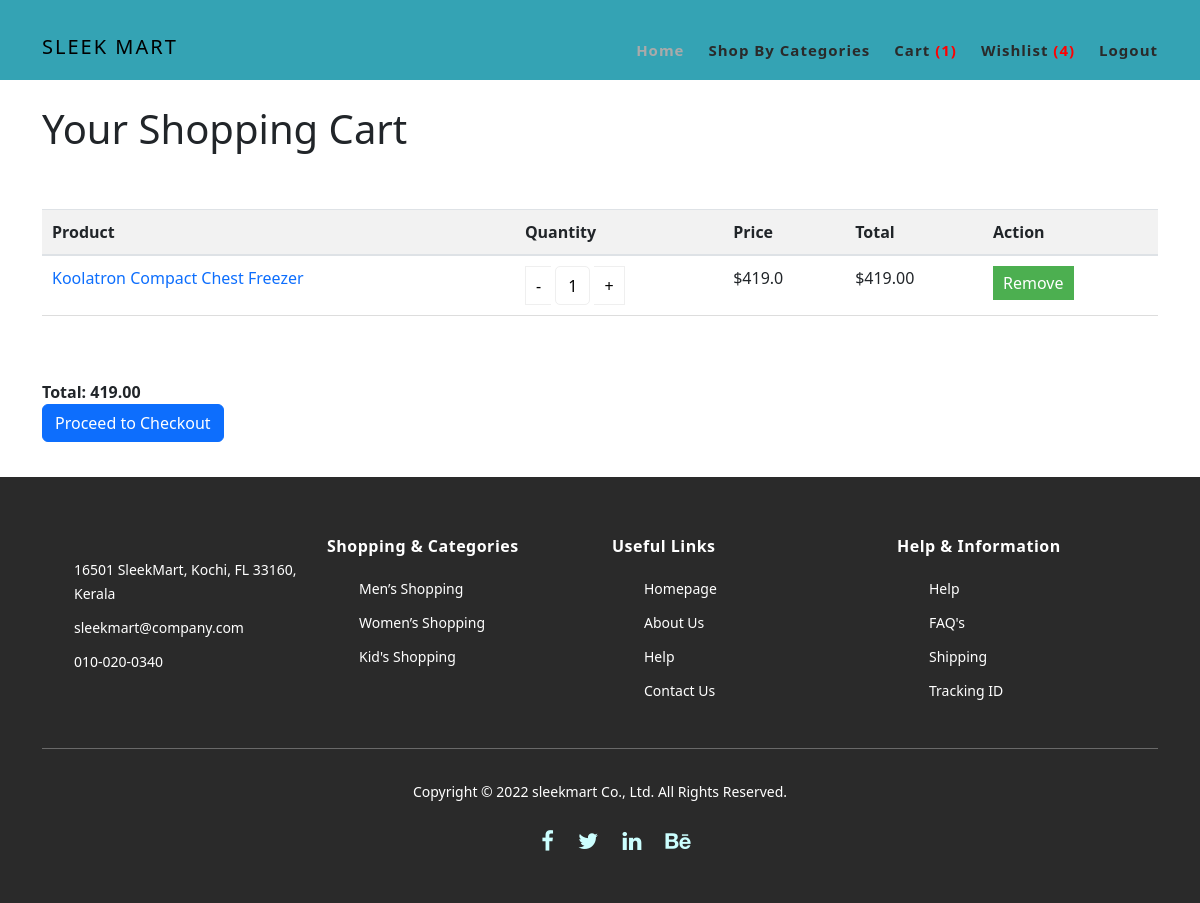
Page /cart_details/ (signed in) on the earlier database version.
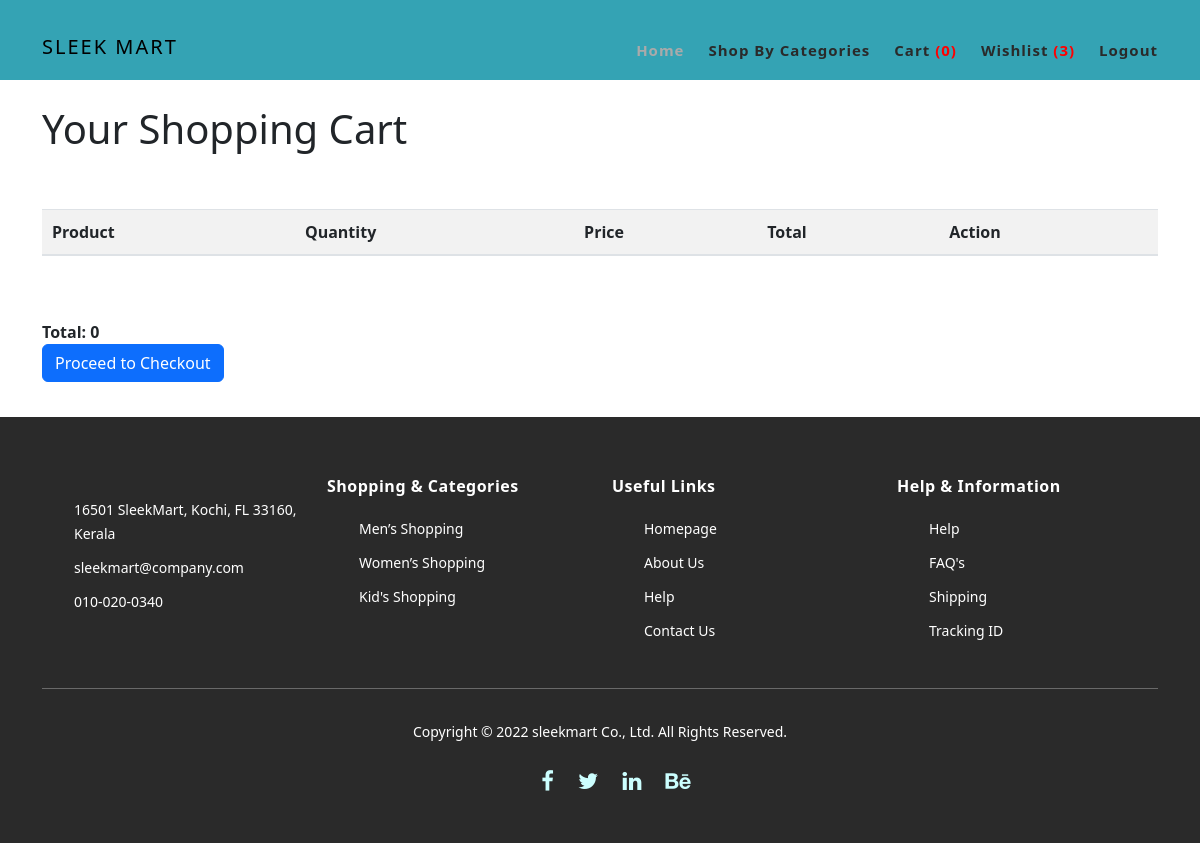
Same page on the later database version.
### dashboard/models.py (models this page shows, shortened)
class CartItems(models.Model):
    cart = models.ForeignKey(AddCart, on_delete=models.CASCADE)
    product = models.ForeignKey(Product, on_delete=models.CASCADE)
    quantity = models.IntegerField()
    cart_item_date = models.DateTimeField(auto_now_add=True)
    total_price = models.DecimalField(max_digits=10, decimal_places=2, default=0.0)
    order = models.ForeignKey(Order, null=True, blank=True, on_delete=models.SET_NULL)
    order_item = models.ForeignKey(OrderItem, null=True, blank=True, on_delete=models.SET_NULL)

class Product(models.Model):
    subcategory = models.ForeignKey(Subcategory, on_delete=models.CASCADE, null=True, blank=True)
    seller = models.ForeignKey(Seller, on_delete=models.CASCADE)
    slug = models.CharField(max_length=100, null=False, blank=False)
    name=models.CharField(max_length=100, null=False, blank=False)
    product_image=models.ImageField(upload_to="product_images", null=False, blank=False)
    description = models.CharField(max_length=500, null=False, blank=False)
    quantity = models.IntegerField(null=False, blank=False)
    original_price = models.FloatField(null=False, blank=False)
    selling_price = models.FloatField(null=False, blank=False)
    status = models.BooleanField(default=False, help_text="0=default,1=Hidden")
    trending = models.BooleanField(default=False, help_text="0=default,1=Trending")
    created_date = models.DateTimeField(auto_now_add=True)
    updated_date = models.DateTimeField(auto_now=True)

### dashboard/views.py (the view)
# urls.py: path('cart_details/', views.cart_details, name='cart_details'),
@login_required
def cart_details(request):
    categories=Category.objects.filter(status=False)
    cart_items = []
    cart_empty = False
    total_price = 0
    if request.user.is_authenticated:
           user_id = request.user.id
           user = request.user
           wishlist = WishlistItems.objects.filter(wishlist__user_id=user_id).values_list('products__id', flat=True)
           wishlist_count = WishlistItems.objects.filter(wishlist__user=user).count()
           cart_count = CartItems.objects.filter(cart__user=user).count()
           if AddCart.objects.filter(user=user).exists():
             cart = AddCart.objects.get(user=user)
             cart_items = CartItems.objects.filter(cart=cart)
             total_price = sum(item.total_price for item in cart_items)
           else:
             cart_empty = True
    context = {
        'categories':categories,
        'wishlist': wishlist,
        'wishlist_count': wishlist_count,
        'cart_count': cart_count,
        'cart_items': cart_items,
        'total_price': total_price,
        'cart_empty': cart_empty,
    }
    return render(request, 'Customer/cart.html', context)

### templates/Customer/cart.html (shortened to what the changed rows need)
{% load static %}
{% block content %}
<!DOCTYPE html>
<html>
<head>
    <link rel="stylesheet" type="text/css" href="{% static 'css/bootstrap.min.css' %}">
    <link rel="stylesheet" type="text/css" href="{% static 'css/font-awesome.css' %}">
    <link rel="stylesheet" href="{% static 'css/templatemo-hexashop.css' %}">
    <link rel="stylesheet" href="{% static 'css/owl-carousel.css' %}">
    <link rel="stylesheet" href="{% static 'css/lightbox.css' %}">
    <link href="https://cdn.jsdelivr.net/npm/bootstrap@5.3.0/dist/css/bootstrap.min.css" rel="stylesheet">
</head>
<body>
<header class="header-area header-sticky">
    <div class="container">
        <div class="row">
            <div class="col-12">
                <nav class="main-nav">
                    <ul class="nav">
                        <li class="scroll-to-section">
                          <a href="{% url 'cart_details' %}">Cart <span class="cart-count" style="color:red;">({{ cart_count }})</span></a>
                      </li>
                        <li class="scroll-to-section">
                            <a href="{% url 'view_wishlist' %}"> Wishlist <span class="wishlist-count" style="color:red;">({{ wishlist_count }})</span></a>
                        </li>
                    </ul>
                </nav>
            </div>
        </div>
    </div>
</header>
    <div class="container" style="position:relative;top:25px;">
        <h1>Your Shopping Cart</h1>
        <br><br>
        {% if cart_empty %}
                <h6>Your cart is empty.</h6>
                <div class="alert alert-info">
                    Your Cart is empty. <a href="{% url 'dashboard_home' %}" class="alert-link">Start shopping now</a>!
                  </div>
                {% else %}
        <table class="table">
            <thead>
                <tr>
                    <th>Product</th>
                    <th>Quantity</th>
                    <th>Price</th>
                    <th>Total</th>
                    <th>Action</th>
                </tr>
            </thead>
            <tbody>
                {% for cart_item in cart_items %}
                    <tr {% if cart_item.product.quantity == 0 %}class="disabled-row"{% endif %}>
                        <td><a href="{% url 'each_product' cart_item.product.id %}">{{ cart_item.product.name }}
                        </a></td>
                        <td>
                            <div class="quantity buttons_added">
                                <input type="button" value="-" class="minus quantity-button" data-field="quantityInput{{ cart_item.id }}" onclick="updateQuantity('{{ cart_item.id }}', {{ cart_item.product.selling_price }}, -1)">
                                <input type="number" min="1" max="{{ cart_item.product.quantity }}" name="quantity{{ cart_item.id }}" value="{{ cart_item.quantity }}" id="quantityInput{{ cart_item.id }}" title="Qty" class="input-text qty text quantity-input" size="4" pattern="" inputmode="" oninput="validateQuantity(this)">
                                <input type="button" value="+" class="plus quantity-button" data-field="quantityInput{{ cart_item.id }}" onclick="updateQuantity('{{ cart_item.id }}', {{ cart_item.product.selling_price }}, 1)">
                            </div>
                        </td>
                        <td>${{ cart_item.product.selling_price }}</td>
                        <td class="total-price"><span id="totalPrice{{ cart_item.id }}">${{ cart_item.total_price }}</span></td>
                        <td>
                            <form method="post" action="{% url 'remove_cart_item' cart_item.id %}">
                                <button type="submit" class="update-button">Remove</button>
                            </form>
                        </td>
                    </tr>
                {% endfor %}
            </tbody>
        </table>
        {% endif %}
        <br><br>
        {% if cart_empty is False %}
        <div>
            <b>Total: <span id="total_price">{{ total_price }}</span></b>
            <br>
            <a href="{% url 'checkout' %}" class="btn btn-primary">Proceed to Checkout</a>
        </div>
        {% endif %}
    </div>
{% endblock %}
</body>
</html>

Differences in the rows shown:
removed CartItems: product.name "Koolatron Compact Chest Freezer", quantity "1", product.selling_price "419.0", total_price "419.00"
Other differences:
{{ cart_count }}: "1" → "0"
{{ wishlist_count }}: "4" → "3"
{{ total_price }}: "419.00" → "0"
